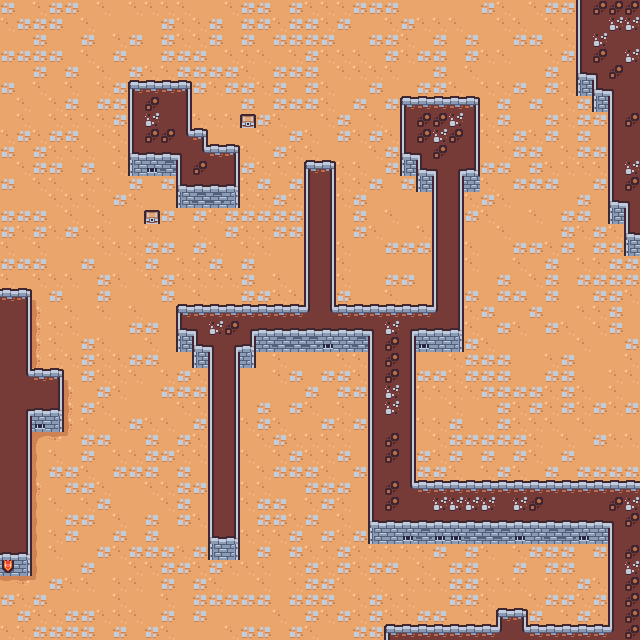

A 2D game scene composited from a Tiled map and its tileset images. What follows is a short description and the map's XML, with each tile layer's data collapsed to a summary:
An orthogonal 40x40 tile map with 16x16 px tiles, 2 tile layers (Ground, Walls).

<map version="1.10" tiledversion="1.10.2" orientation="orthogonal" renderorder="right-down" width="40" height="40" tilewidth="16" tileheight="16" infinite="0" nextlayerid="3" nextobjectid="1">
 <tileset firstgid="1" name="tiny-dungeon" tilewidth="16" tileheight="16" tilecount="132" columns="12">
  <image source="../img/kenney_tiny-dungeon/Tilemap/tilemap_packed.png" width="192" height="176" />
  <wangsets>
   <wangset name="Unnamed Set" type="corner" tile="-1">
    <wangcolor name="sand" color="#0000ff" tile="-1" probability="1" />
    <wangcolor name="wall" color="#00ff00" tile="-1" probability="1" />
    <wangcolor name="dirt" color="#0000ff" tile="-1" probability="1" />
    <wangtile tileid="0" wangid="0,3,0,3,0,3,0,3" />
    <wangtile tileid="1" wangid="0,3,0,2,0,3,0,3" />
    <wangtile tileid="2" wangid="0,3,0,2,0,2,0,3" />
    <wangtile tileid="3" wangid="0,3,0,3,0,2,0,3" />
    <wangtile tileid="4" wangid="0,2,0,3,0,2,0,2" />
    <wangtile tileid="5" wangid="0,2,0,2,0,3,0,2" />
    <wangtile tileid="12" wangid="0,3,0,3,0,3,0,3" />
    <wangtile tileid="13" wangid="0,2,0,2,0,3,0,3" />
    <wangtile tileid="14" wangid="0,2,0,2,0,2,0,2" />
    <wangtile tileid="15" wangid="0,3,0,3,0,2,0,2" />
    <wangtile tileid="16" wangid="0,3,0,2,0,2,0,2" />
    <wangtile tileid="17" wangid="0,2,0,2,0,2,0,3" />
    <wangtile tileid="24" wangid="0,3,0,3,0,3,0,3" />
    <wangtile tileid="25" wangid="0,2,0,3,0,3,0,3" />
    <wangtile tileid="26" wangid="0,2,0,3,0,3,0,2" />
    <wangtile tileid="27" wangid="0,3,0,3,0,3,0,2" />
    <wangtile tileid="28" wangid="0,2,0,2,0,2,0,2" />
    <wangtile tileid="29" wangid="0,2,0,2,0,2,0,2" />
    <wangtile tileid="40" wangid="0,2,0,2,0,2,0,2" />
    <wangtile tileid="42" wangid="0,1,0,1,0,1,0,1" />
    <wangtile tileid="48" wangid="0,1,0,1,0,1,0,1" />
    <wangtile tileid="49" wangid="0,1,0,1,0,1,0,1" />
    <wangtile tileid="50" wangid="0,2,0,1,0,1,0,2" />
    <wangtile tileid="51" wangid="0,2,0,1,0,1,0,2" />
    <wangtile tileid="52" wangid="0,2,0,2,0,1,0,2" />
    <wangtile tileid="53" wangid="0,1,0,1,0,1,0,2" />
    <wangtile tileid="57" wangid="0,2,0,2,0,1,0,1" />
    <wangtile tileid="59" wangid="0,1,0,1,0,2,0,2" />
   </wangset>
  </wangsets>
 </tileset>
 <layer id="1" name="Ground" width="40" height="40">
  <data>[1600 cells, 1600 non-empty, 7 distinct tile ids]</data>
 </layer>
 <layer id="2" name="Walls" width="40" height="40">
  <properties>
   <property name="solid" type="bool" value="true" />
  </properties>
  <data>[1600 cells, 391 non-empty, 22 distinct tile ids]</data>
 </layer>
</map>
